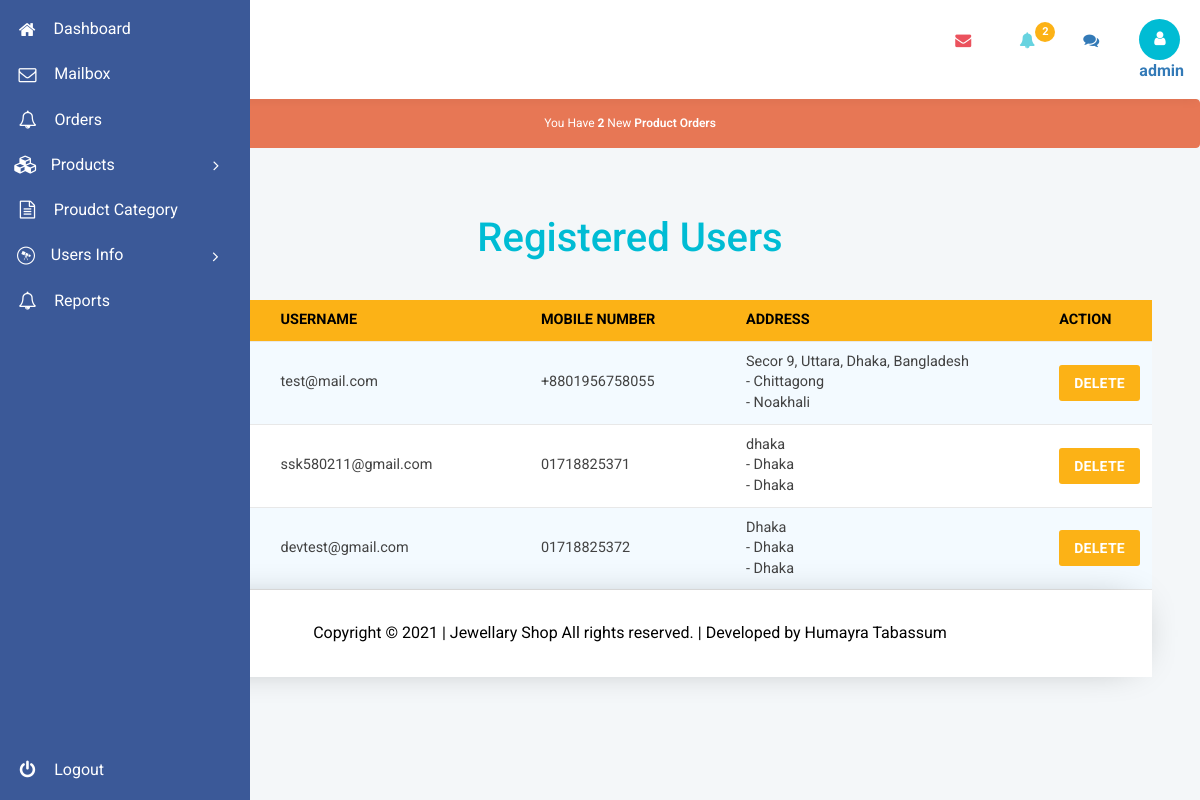
Screenshot of /admin/registered-users.php (signed in) with the database file from the repository.
### tables this page shows
CREATE TABLE `users` (
  `id` int(11) NOT NULL,
  `username` varchar(900) NOT NULL,
  `password` varchar(90) NOT NULL,
  `token` varchar(90) NOT NULL,
  `first_name` varchar(900) NOT NULL,
  `last_name` varchar(900) NOT NULL,
  `email` varchar(900) NOT NULL,
  `address` varchar(900) NOT NULL,
  `city` varchar(900) NOT NULL,
  `district` varchar(900) NOT NULL,
  `postalcode` varchar(900) NOT NULL,
  `mobile_number` varchar(900) NOT NULL,
  `wishlists` varchar(900) NOT NULL
);

### admin/includes/functions.php (called while the page is built, shortened)
<?php
	function get_unread_order() {
		global $conn;
		$sql 	= "SELECT admin_read FROM p_order WHERE admin_read = '0'";
		$result	= $conn->query($sql);
		return $result;
	}
	function get_registered_users() {
		global $conn;
		$get		= "SELECT * FROM users";
		$result		= $conn->query($get);
		return  $result;
	}
?>

### admin/registered-users.php (the view, shortened to what this page needs)
<?php
	include "includes/header.php";
?>
		<link rel="stylesheet" type="text/css" href="css/table-style.css" />
		<link rel="stylesheet" type="text/css" href="css/basictable.css" />
		<div class="main-grid">
			<div class="agile-grids">
				<div class="table-heading">
					<h2>Registered Users</h2>
				</div>
				<div class="agile-tables">
					<div class="w3l-table-info">
					    <table id="table">
							<thead>
								<tr>
									<th>Name</th>
									<th>Username</th>
									<th>Mobile Number</th>
									<th style="width: 30%;">Address</th>
									<th style="width: 10%;">Action</th>
								</tr>
							</thead>
							<tbody>
						<?php
							$result_users = get_registered_users();
							while($row_users = $result_users->fetch_array()) {
						?>
								<tr>
									<td><?php echo $row_users['first_name'].' '.$row_users['last_name'] ; ?></td>
									<td><?php echo $row_users['username'] ; ?></td>
									<td><?php echo $row_users['mobile_number'] ; ?></td>
									<td><?php echo $row_users['address'].'<br/>- '.$row_users['city'].'<br/>- '.$row_users['district'] ; ?></td>
									<td>
										<a href="?delete=1&id=<?php echo $row_users['id']; ?>">
											<button class="btn btn-danger">Delete</button>
										</a>
									</td>
								</tr>
						<?php
							}
						?>
							</tbody>
						</table>
					</div>
				</div>
			</div>
<?php
	include "includes/footer.php";
?>

### admin/includes/header.php (shortened to what this page needs)
<?php
	include "includes/config.php";
	require_once "includes/functions.php";
?>
<!DOCTYPE html>
<head>
	<link rel="stylesheet" href="css/bootstrap.css">
	<link href="css/style.css" rel='stylesheet' type='text/css' />
	<link rel="stylesheet" href="css/font.css" type="text/css"/>
	<link href="css/font-awesome.css" rel="stylesheet">
	<link rel="stylesheet" href="css/morris.css">
	<link href="css/fileinput.css" media="all" rel="stylesheet" type="text/css"/>
	<link href="css/theme.css" media="all" rel="stylesheet" type="text/css"/>
	<link rel="stylesheet" href="css/summernote.css">
</head>
<body class="dashboard-page">
	<?php
		$token = $_COOKIE['user']; $check = "SELECT * FROM admins where Token = '".addslashes($token)."'";
		$list = $conn->query($check);
		if($list->num_rows  == 1) {
			$list_row	= $list->fetch_array(); $check_username = $list_row['username'];
		}
	?>
	<nav class="main-menu">
		<ul>
			<li>
				<a href="index.php">
					<i class="fa fa-home nav_icon"></i>
					<span class="nav-text"> Dashboard </span>
				</a>
			</li>
			<li>
				<a href="mailbox.php">
					<i class="fa fa-envelope-o nav_icon"></i>
					<span class="nav-text"> Mailbox </span>
				</a>
			</li>
			<li>
				<a href="orders.php">
					<i class="fa fa-bell-o nav_icon"></i>
					<span class="nav-text"> Orders </span>
				</a>
			</li>
			<li class="has-subnav">
				<a href="javascript:void(0);">
					<i class="fa fa-cubes nav_icon"></i><span class="nav-text"> Products </span>
					<i class="icon-angle-right"></i><i class="icon-angle-down"></i>
				</a>
			</li>
			<li>
				<a href="product-category.php">
					<i class="fa fa-file-text-o nav_icon"></i>
					<span class="nav-text"> Proudct Category </span>
				</a>
			</li>
			<li>
				<a href="javascript:void(0)">
					<i class="fa fa-wpexplorer nav-icon"></i>
					<span class="nav-text">	Users Info </span>
					<i class="icon-angle-right"></i><i class="icon-angle-down"></i>
				</a>
			</li>
			<li>
				<a href="orders_report.php">
					<i class="fa fa-bell-o nav_icon"></i>
					<span class="nav-text"> Reports </span>
				</a>
			</li>
		</ul>
		<ul class="logout">
			<li>
				<a href="logout.php">
					<i class="icon-off nav-icon"></i>
					<span class="nav-text"> Logout </span>
				</a>
			</li>
		</ul>
	</nav>
	<section class="wrapper scrollable">
		<nav class="user-menu">
		</nav>
		<section class="title-bar">
			<div class="logo">
				<h1><a href="index.php"><img src="../images/logo.png" alt="" /></a></h1>
			</div>
			<div class="header-right">
				<div class="profile_details_left">
					<div class="header-right-left">
						<ul class="nofitications-dropdown">
							<li class="dropdown head-dpdn">
							<?php
								$unread_message 		= get_unread_message();
								$unread_message_count	= $unread_message->num_rows;
							?>
								<a href="#" class="dropdown-toggle" data-toggle="dropdown"><i class="fa fa-envelope"></i><?php if($unread_message_count != 0){ ?><span class="badge"><?php echo $unread_message_count; ?></span><?php } ?></a>
							</li>
							<li class="dropdown head-dpdn">
							<?php
								$unread_order		= get_unread_order();
								$unread_order_count	= $unread_order->num_rows;
							?>
								<a href="#" class="dropdown-toggle" data-toggle="dropdown" aria-expanded="false"><i class="fa fa-bell"></i><?php if($unread_order_count != 0){ ?><span class="badge blue"><?php echo $unread_order_count; ?></span><?php } ?></a>
							</li>
							<li class="dropdown head-dpdn">
								<a href="#" class="dropdown-toggle" data-toggle="dropdown" aria-expanded="false"><i class="fa fa-comments"></i></a>
							</li>
							<div class="clearfix"> </div>
						</ul>
					</div>
					<div class="profile_details">
						<ul>
							<li class="dropdown profile_details_drop">
								<a href="#" class="dropdown-toggle" data-toggle="dropdown" aria-expanded="false">
									<div class="profile_img">
										<span class="prfil-img"><i class="fa fa-user" aria-hidden="true"></i></span>
										<b><?php echo "$check_username"; ?></b>
									</div>
								</a>
							</li>
						</ul>
					</div>
					<div class="clearfix"> </div>
				</div>
			</div>
			<div class="clearfix"> </div>
		</section>
		<?php if($unread_order_count > 0 || $unread_message_count >0){ ?>
		<div class="alert alert-danger notification text-center">
		<?php if($unread_order_count > 0){ ?>
			You Have <strong><?php echo $unread_order_count; ?></strong> New <a href="orders.php" class="alert-link"> Product Orders</a>
		<?php } ?>
		</div>
		<?php } ?>

### admin/css/table-style.css (style rules this page uses)
table { background: white; border-collapse: collapse; margin: 1.25em 0 0; width: 100%; }
table tr, table th, table td { border: none; border-bottom: 1px solid #e8e8e8; font-size: .95em; }
table th, table td { padding: 10px 12px; text-align: left; }
table th { background: #fcb216; color: #000000; text-transform: uppercase; }
table tr { background: #f3faff; color: #424242; }
table tr:nth-of-type(2n+2) { background: #ffffff; }
table { width: 100%; }

### rows the page displays
users: username "test@mail.com", mobile_number "+8801956758055", address "Secor 9, Uttara, Dhaka, Bangladesh", city "Chittagong", district "Noakhali"
users: username "ssk580211@gmail.com", mobile_number "01718825371", address "dhaka", city "Dhaka", district "Dhaka"
users: username "devtest@gmail.com", mobile_number "01718825372", address "Dhaka", city "Dhaka", district "Dhaka"

### other values shown
$unread_order_count "2"
$check_username "admin"
